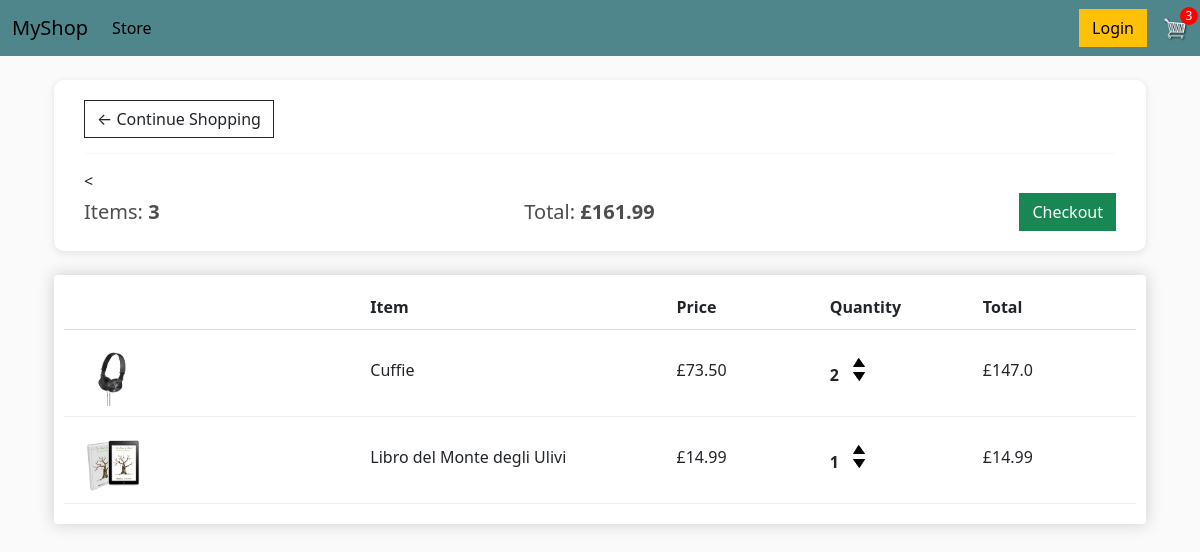
The app's page /cart/ (signed in) with its own data.
### store/models.py (models this page shows, shortened)
class Order(models.Model):
	customer = models.ForeignKey(Customer, on_delete=models.SET_NULL, null=True, blank=True)
	date_ordered = models.DateTimeField(auto_now_add=True)
	complete = models.BooleanField(default=False)
	transaction_id = models.CharField(max_length=100, null=True)
	@property
	def get_cart_total(self):
		orderitems = self.orderitem_set.all()
		total = sum([item.get_total for item in orderitems])
		return total
	@property
	def get_cart_items(self):
		orderitems = self.orderitem_set.all()
		total = sum([item.quantity for item in orderitems])
		return total

class OrderItem(models.Model):
	product = models.ForeignKey(Product, on_delete=models.SET_NULL, null=True)
	order = models.ForeignKey(Order, on_delete=models.SET_NULL, null=True)
	quantity = models.IntegerField(default=0, null=True, blank=True)
	date_added = models.DateTimeField(auto_now_add=True)
	@property
	def get_total(self):
		return self.product.price * self.quantity

class Product(models.Model):
	name = models.CharField(max_length=200)
	price = models.FloatField()
	digital = models.BooleanField(default=False, null=True, blank=True)
	image = models.ImageField(null=True, blank=True)
	@property
	def imageURL(self):
		try:
			url = url = '/static/images/' + str(self.image).split('/')[-1]
		except Exception:
			url = ''
		return url

### store/views.py (the view)
# urls.py: path('cart/', views.cart, name="cart"),
def cart(request):
    data = cartData(request)
    items = data['items']
    order = data['order']
    cartItems = data['cartItems']
    context = {'items': items, 'order': order, 'cartItems': cartItems}
    return render(request, 'store/cart.html', context)

### store/utils.py (called while the page is built)
def cartData(request):
    if request.user.is_authenticated:
        customer = request.user.customer
        order, created = Order.objects.get_or_create(customer=customer, complete=False)
        items = order.orderitem_set.all()
        cartItems = order.get_cart_items
    else:
        cookieData = cookieCart(request)
        items = cookieData['items']
        order = cookieData['order']
        cartItems = cookieData['cartItems']
    return {'items': items, 'order': order, 'cartItems': cartItems}

### store/templates/store/cart.html (shortened to what this page needs)
{% extends 'store/main.html' %}
{% load static %}
{% block content %}
<div class="container">
    <div class="box-element" style="
        width: 100%;
        box-sizing: border-box;
        padding: 20px 30px;
        border-radius: 10px;
        box-shadow: 0 2px 8px rgba(0, 0, 0, 0.1);
        background-color: #fff;
    ">
        <div style="display: flex; justify-content: flex-start;">
            <a class="btn btn-outline-dark" href="{% url 'store' %}">
                &#x2190; Continue Shopping
            </a>
        </div>
        <hr style="
            margin: 15px 0;
            border: none;
            border-top: 1px solid #e0e0e0;
        ">
        <
        <div style="
            display: flex;
            justify-content: space-between;
            align-items: center;
            flex-wrap: wrap;
        ">
            <div>
                <h5 style="margin: 0;">Items: <strong>{{ order.get_cart_items }}</strong></h5>
            </div>
            <div style="text-align: center;">
                <h5 style="margin: 0;">Total: <strong>£{{ order.get_cart_total|floatformat:2 }}</strong></h5>
            </div>
            <div>
                <a class="btn btn-success" href="{% url 'checkout' %}">
                    Checkout
                </a>
            </div>
        </div>
    </div>
    <br>
    <div class="box-element" style="width: 100%; box-sizing: border-box;">
        <div class="cart-row" style="border-bottom: 1px solid #ddd; padding: 10px 0;">
            <div style="flex:2"></div>
            <div style="flex:2"><strong>Item</strong></div>
            <div style="flex:1"><strong>Price</strong></div>
            <div style="flex:1"><strong>Quantity</strong></div>
            <div style="flex:1"><strong>Total</strong></div>
        </div>
        {% for item in items %}
        <div class="cart-row" style="align-items: center; padding: 10px 0;">
            <div style="flex:2">
                <img class="row-image" src="{{ item.product.imageURL }}" style="width: 100px;">
            </div>
            <div style="flex:2">
                <p>{{ item.product.name }}</p>
            </div>
            <div style="flex:1">
                <p>£{{ item.product.price|floatformat:2}}</p>
            </div>
            <div style="flex:1">
                <p class="quantity">{{ item.quantity }} </p>
                <div class="quantity">
                    <img data-product="{{item.product.id}}" data-action="add" class="chg-quantity update-cart" src="{% static  'images/arrow-up.png' %}" style="cursor: pointer;">
                    <img data-product="{{item.product.id}}" data-action="remove" class="chg-quantity update-cart" src="{% static  'images/arrow-down.png' %}" style="cursor: pointer;">
                </div>
            </div>
            <div style="flex:1">
                <p>£{{ item.get_total}}</p>
            </div>
        </div>
        {% endfor %}
    </div>
</div>
{% endblock content %}

### static/css/main.css (style rules this page uses)
body { background-color: hsl(0, 0%, 98%); }
h1, h2, h3, h4, h5, h6 { color: hsl(0, 0%, 30%); }
.box-element { box-shadow: hsl(0, 0%, 80%) 0 0 16px; background-color: #fff; border-radius: 4px; padding: 10px; }
.btn { border-radius: 0; }
.row-image { width: 100px; }
.cart-row { display: flex; align-items: stretch; padding-bottom: 10px; margin-bottom: 10px; border-bottom: 1px solid #ececec; }
.quantity { display: inline-block; font-weight: 700; padding-right: 10px; }
.chg-quantity { width: 12px; cursor: pointer; display: block; margin-top: 5px; transition: .1s; }

### records on screen
Order: get_cart_items "3", get_cart_total "161.99"
OrderItem: product.imageURL (picture), product.name "Cuffie", product.price "73.50", quantity "2", get_total "147.0"
OrderItem: product.imageURL (picture), product.name "Libro del Monte degli Ulivi", product.price "14.99", quantity "1", get_total "14.99"

### other values on screen
{{ cartItems }} "3"
